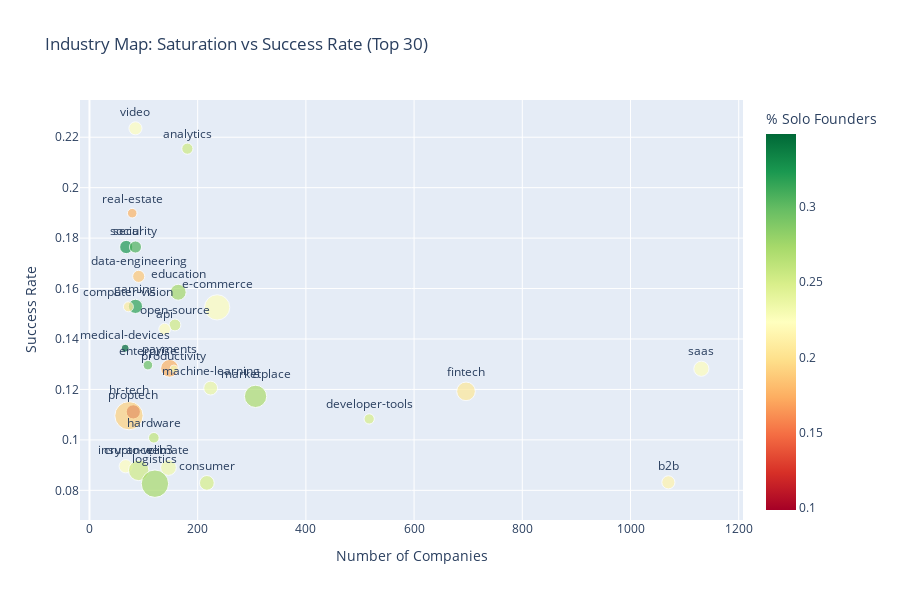

Notebook code cell kept with this figure:
### Markdown cell above
## 2.9. Industry Deep Dive

### Code cell
# Industry Analysis - Which industries are thriving vs oversaturated?
def analyze_industry_success():
    """Comprehensive industry analysis with success rates and saturation"""
    # Extract all tags and analyze success rates
    all_tags = []
    for tags in df['tags'].dropna():
        if isinstance(tags, list):
            all_tags.extend(tags)
    
    tag_counts = pd.Series(all_tags).value_counts()
    
    # Success rate per industry
    industry_analysis = []
    for tag in tag_counts.head(50).index:
        tag_companies = df[df['tags'].apply(lambda x: tag in x if isinstance(x, list) else False)]
        if len(tag_companies) >= 10:
            industry_analysis.append({
                'Industry': tag,
                'Total': len(tag_companies),
                'Successful': tag_companies['is_successful'].sum(),
                'Success_Rate': tag_companies['is_successful'].mean(),
                'Active': (tag_companies['status'] == 'Active').sum(),
                'Avg_Team_Size': tag_companies['team_size'].mean(),
                'Solo_Pct': tag_companies['is_solo_founder'].mean()
            })
    
    industry_df = pd.DataFrame(industry_analysis).sort_values('Success_Rate', ascending=False)
    
    print("\n🏆 TOP 20 INDUSTRIES BY SUCCESS RATE (min 10 companies):")
    print(industry_df.head(20).to_string(index=False))
    
    print("\n⚠️  BOTTOM 10 INDUSTRIES BY SUCCESS RATE:")
    print(industry_df.tail(10).to_string(index=False))
    
    return industry_df

def create_industry_saturation_map(industry_df):
    """Create industry saturation vs success bubble chart"""
    fig = px.scatter(
        industry_df.head(30),
        x='Total',
        y='Success_Rate',
        size='Avg_Team_Size',
        color='Solo_Pct',
        hover_data=['Industry', 'Successful', 'Active'],
        text='Industry',
        title='Industry Map: Saturation vs Success Rate (Top 30)',
        labels={'Total': 'Number of Companies', 'Success_Rate': 'Success Rate', 'Solo_Pct': '% Solo Founders'},
        color_continuous_scale='RdYlGn'
    )
    
    fig.update_traces(textposition='top center')
    fig.update_layout(height=600)
    fig.show()

def analyze_industry_saturation():
    """Analyze industry saturation levels"""
    industry_df = analyze_industry_success()
    
    # Create saturation categories
    industry_df['Saturation_Level'] = pd.cut(
        industry_df['Total'], 
        bins=[0, 50, 200, 500, 1000, float('inf')], 
        labels=['Underserved', 'Emerging', 'Growing', 'Mature', 'Oversaturated']
    )
    
    # Success rate by saturation level
    saturation_analysis = industry_df.groupby('Saturation_Level').agg({
        'Success_Rate': 'mean',
        'Total': 'count'
    }).round(3)
    
    print("\n📊 INDUSTRY SATURATION ANALYSIS:")
    print(saturation_analysis.to_string())
    
    # Visualize saturation map
    create_industry_saturation_map(industry_df)
    
    return industry_df, saturation_analysis

# Run industry analysis
print("🏭 Deep Dive: Industry Analysis")
industry_results, saturation_analysis = analyze_industry_saturation()

### Figure 1 — Plotly figure (JSON) as saved in the notebook; plotly's stock layout.template omitted (floating-point values rounded to 4 significant figures)
{"data": [{"customdata": [["video", 19, 46], ["analytics", 39, 119], ["real-estate", 15, 51], ["social", 12, 25], ["security", 15, 58], ["data-engineering", 15, 60], ["education", 26, 112], ["gaming", 13, 46], ["computer-vision", 11, 51], ["e-commerce", 36, 149], ["open-source", 23, 125], ["api", 20, 104], ["medical-devices", 9, 49], ["enterprise", 14, 77], ["payments", 19, 113], ["saas", 145, 865], ["productivity", 20, 103], ["machine-learning", 27, 165], ["fintech", 83, 541], ["marketplace", 36, 201], ["proptech", 9, 59], ["hr-tech", 8, 62], ["developer-tools", 56, 400], ["hardware", 12, 82], ["insurance", 6, 51], ["climate", 13, 111], ["crypto-web3", 8, 64], ["b2b", 89, 898], ["consumer", 18, 179], ["logistics", 10, 92]], "hovertemplate": "Number of Companies=%{x}<br>Success Rate=%{y}<br>Avg_Team_Size=%{marker.size}<br>Industry=%{customdata[0]}<br>Successful=%{customdata[1]}<br>Active=%{customdata[2]}<br>% Solo Founders=%{marker.color}<extra></extra>", "legendgroup": "", "marker": {"color": [0.2235, 0.2541, 0.1772, 0.3235, 0.3059, 0.1868, 0.2744, 0.3176, 0.2083, 0.2246, 0.2532, 0.223, 0.3485, 0.2963, 0.1757, 0.2246, 0.2308, 0.2366, 0.2055, 0.2704, 0.09877, 0.1918, 0.2495, 0.2605, 0.2239, 0.2329, 0.2527, 0.215, 0.2488, 0.2727], "coloraxis": "coloraxis", "size": [37.56, 27.59, 20.1, 38.53, 32.31, 32.19, 55.73, 44.17, 22.06, 140.1, 30.76, 30.74, 14.05, 20.32, 69.16, 50.4, 12.52, 42.17, 76.24, 109.1, 44.36, 175.4, 23.16, 24.7, 38.76, 54.02, 91.57, 37.81, 47.69, 164.8], "sizemode": "area", "sizeref": 0.4385, "symbol": "circle"}, "mode": "markers+text", "name": "", "orientation": "v", "showlegend": false, "text": ["video", "analytics", "real-estate", "social", "security", "data-engineering", "education", "gaming", "computer-vision", "e-commerce", "open-source", "api", "medical-devices", "enterprise", "payments", "saas", "productivity", "machine-learning", "fintech", "marketplace", "proptech", "hr-tech", "developer-tools", "hardware", "insurance", "climate", "crypto-web3", "b2b", "consumer", "logistics"], "textposition": "top center", "type": "scatter", "x": [85, 181, 79, 68, 85, 91, 164, 85, 72, 236, 158, 139, 66, 108, 148, 1131, 156, 224, 696, 307, 81, 73, 517, 119, 67, 146, 91, 1070, 217, 121], "xaxis": "x", "y": [0.2235, 0.2155, 0.1899, 0.1765, 0.1765, 0.1648, 0.1585, 0.1529, 0.1528, 0.1525, 0.1456, 0.1439, 0.1364, 0.1296, 0.1284, 0.1282, 0.1282, 0.1205, 0.1193, 0.1173, 0.1111, 0.1096, 0.1083, 0.1008, 0.08955, 0.08904, 0.08791, 0.08318, 0.08295, 0.08264], "yaxis": "y"}], "layout": {"coloraxis": {"colorbar": {"title": {"text": "% Solo Founders"}}, "colorscale": [[0, "rgb(165,0,38)"], [0.1, "rgb(215,48,39)"], [0.2, "rgb(244,109,67)"], [0.3, "rgb(253,174,97)"], [0.4, "rgb(254,224,139)"], [0.5, "rgb(255,255,191)"], [0.6, "rgb(217,239,139)"], [0.7, "rgb(166,217,106)"], [0.8, "rgb(102,189,99)"], [0.9, "rgb(26,152,80)"], [1, "rgb(0,104,55)"]]}, "height": 600, "legend": {"itemsizing": "constant", "tracegroupgap": 0}, "title": {"text": "Industry Map: Saturation vs Success Rate (Top 30)"}, "xaxis": {"anchor": "y", "domain": [0, 1], "title": {"text": "Number of Companies"}}, "yaxis": {"anchor": "x", "domain": [0, 1], "title": {"text": "Success Rate"}}}}
